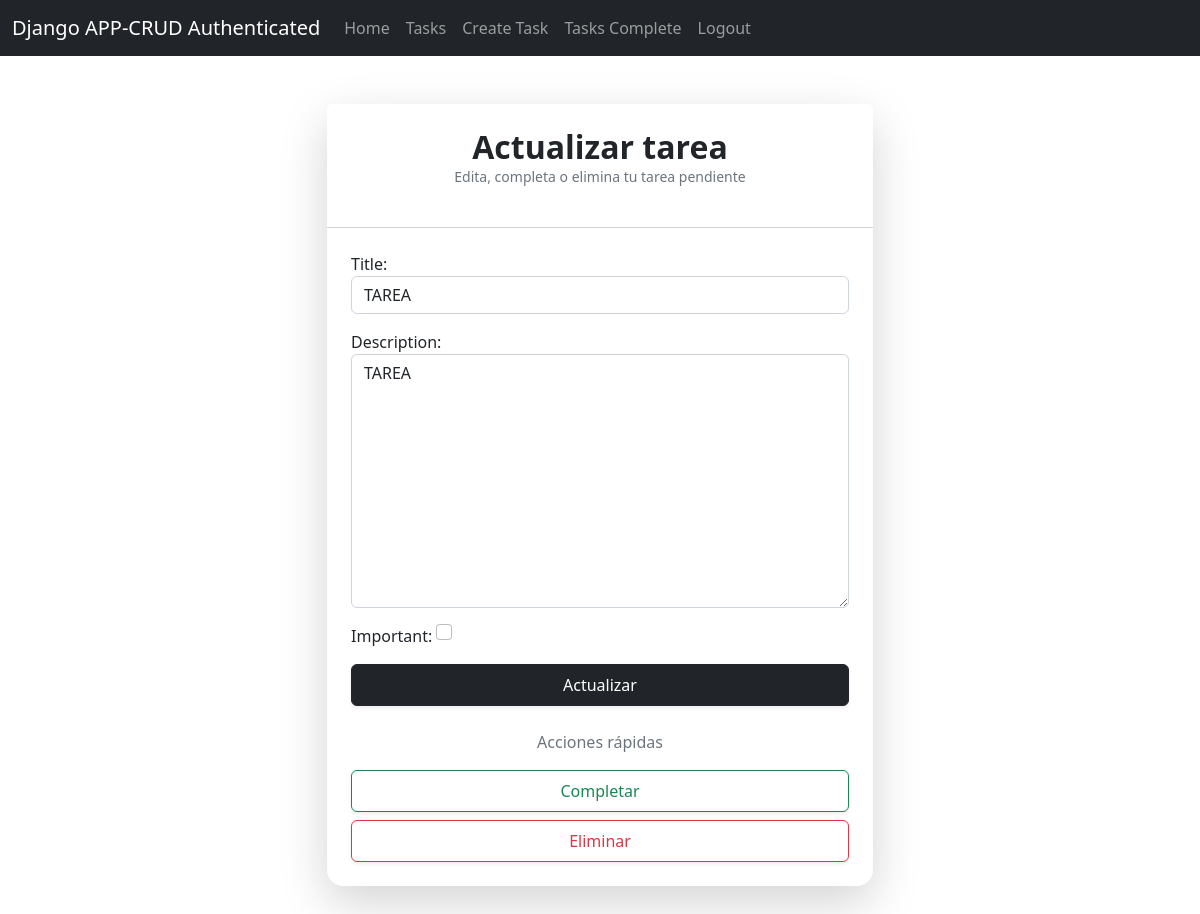
Page /tasks/9 (signed in) on the earlier database version.
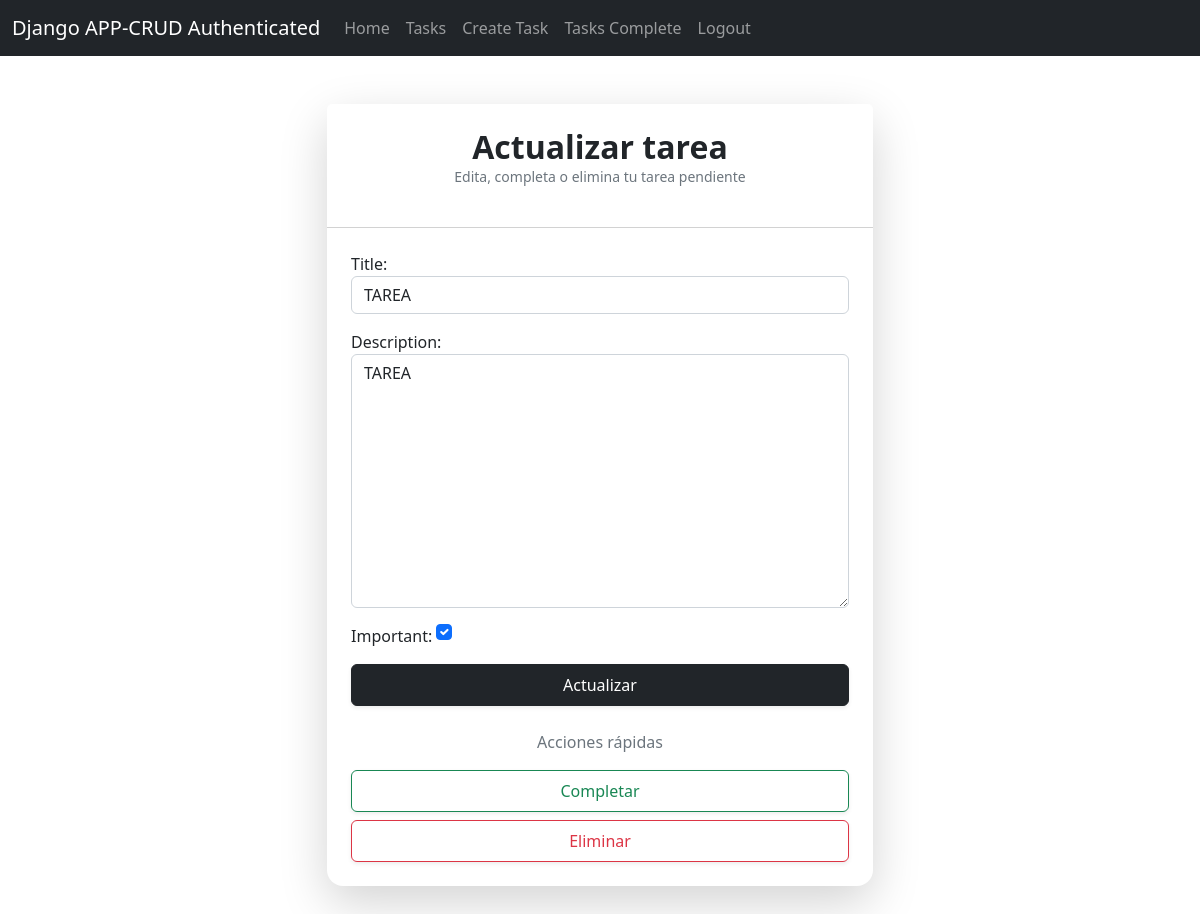
Same page on the later database version.
### task/models.py (models this page shows, shortened)
class Task(models.Model):
    title = models.CharField(max_length=200)
    description = models.TextField(blank=True)
    created = models.DateTimeField(auto_now_add=True)
    dateCompleted = models.DateTimeField(null=True, blank=True)
    important = models.BooleanField(default=False, blank=True)
    user = models.ForeignKey(User, on_delete=models.CASCADE)

### task/views.py (the view, shortened to what this page needs)
@login_required
def task_detail(request, task_id):
    if request.method == 'GET':
        task = get_object_or_404(Task, pk=task_id, user = request.user)
        form = TaskForm(instance=task)
        return render(request, 'task_details.html', {
            'task': task,
            'form': form
        })

### task/forms.py
class TaskForm(forms.ModelForm):
    class Meta:
        model = Task
        fields = ['title', 'description', 'important']
        widgets = {
            'title': forms.TextInput(attrs={'class': 'form-control', 'placeholder': 'Enter task title'}),
            'description': forms.Textarea(attrs={'class': 'form-control', 'placeholder': 'Enter task description'}),
            'important': forms.CheckboxInput(attrs={'class': 'form-check-input m-auto'})
        }

### task/templates/task_details.html (shortened to what this page needs)
{% extends 'base.html' %}
{% block content %}
<main class="container my-5">
    <div class="row justify-content-center">
        <div class="col-md-6">
            <div class="card border-0 shadow-lg rounded-4">
                <div class="card-header bg-white text-center py-4">
                    <h2 class="fw-bold text-dark mb-0">Actualizar tarea</h2>
                    <p class="text-muted small">Edita, completa o elimina tu tarea pendiente</p>
                </div>
                <div class="card-body p-4">
                    <form method="POST" class="mb-4">
                        <div class="mb-3">
                            {{ form.as_p }}
                        </div>
                        <button class="btn btn-dark w-100 py-2 shadow-sm">
                             Actualizar
                        </button>
                    </form>
                    <div class="text-center my-3">
                        <span class="text-muted">Acciones rápidas</span>
                    </div>
                    <form action="{% url 'complete_task' task.id %}" method="POST" class="mb-2">
                        <button class="btn btn-outline-success w-100 py-2 shadow-sm">
                             Completar
                        </button>
                    </form>
                    <form action="{% url 'delete_task' task.id %}" method="POST">
                        <button class="btn btn-outline-danger w-100 py-2 shadow-sm">
                             Eliminar
                        </button>
                    </form>
                </div>
            </div>
        </div>
    </div>
</main>
{% endblock %}

Differences in the rows shown:
changed Task "TAREA": important "☐" → "☑"
